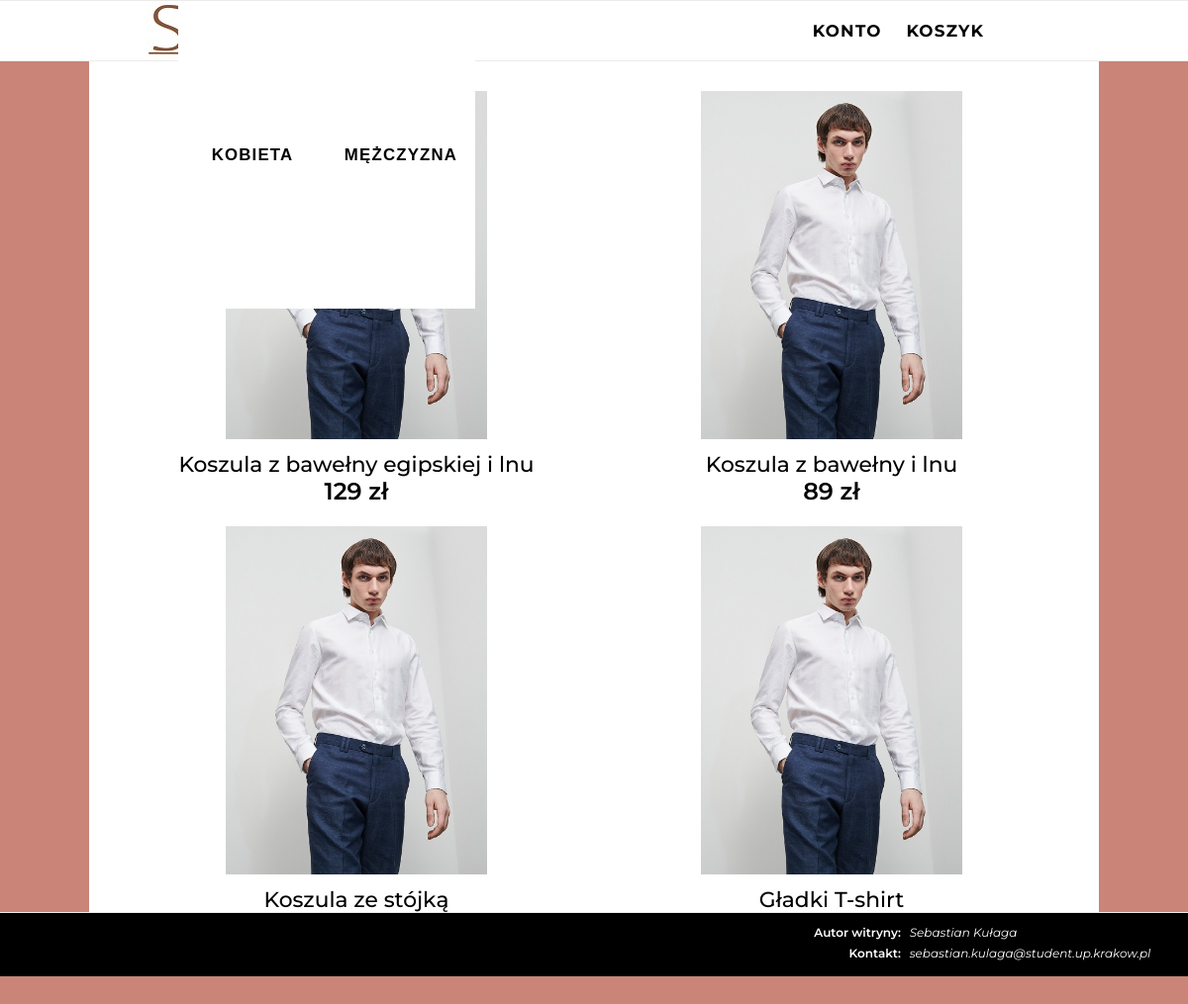
Page /usites/viewitems.php on the committed database.
### tables this page shows
CREATE TABLE `products` (
  `id` int(11) NOT NULL,
  `employee_id` int(11) DEFAULT NULL,
  `name` varchar(255) NOT NULL,
  `isWoman` tinyint(1) DEFAULT NULL,
  `image` varchar(255) NOT NULL,
  `descr` text NOT NULL,
  `cost` int(5) NOT NULL,
  `quantity` int(5) NOT NULL,
  `created_at` timestamp NOT NULL DEFAULT current_timestamp(),
  `updated_at` timestamp NOT NULL DEFAULT current_timestamp() ON UPDATE current_timestamp(),
  `type_id` int(11) DEFAULT NULL
);

### sitefiles/public_functions.php (called while the page is built, shortened)
<?php
function getItems($type,$isWoman){
	global $conn;
	$sql = 'SELECT products.*, product_type.product_type FROM products
			LEFT JOIN product_type ON products.type_id=product_type.id';
	if($type!=='all'){
		$sql.=' WHERE product_type.product_type="'.$type.'"';
		if($isWoman) $sql.=" AND isWoman=1";
		else $sql.=" AND isWoman=0";
	}
	else{
		if($isWoman) $sql.=" WHERE isWoman=1";
		else $sql.=" WHERE isWoman=0";
	}
	$result = mysqli_query($conn, $sql);
	$items = mysqli_fetch_all($result, MYSQLI_ASSOC);
	return $items;
}
?>

### usites/viewitems.php (the view, shortened to what this page needs)
<?php
	$path="../";
	require($path."config.php");
	require($path."sitefiles/public_functions.php");
	require($path."sitefiles/header.php");
	if (isset($_GET['category'])) $items = getItems($_GET['category'],$_GET['isWoman']);
	else $items= getItems('all',$_GET['isWoman']);
?>
<body>
<?php require($path."sitefiles/menu.php"); ?>
<div id="items_container">
<?php foreach ($items as $item): ?>
	<div class="item_div">
		<div class="item_image">
			<a href="viewoneitem.php?id=<?php echo $item['id']; ?>&isWoman=<?php echo $item['isWoman']; ?>">
				<img src="<?php echo $path.'img/images_min/'.$item['image']; ?>" class="item_image" alt="Brak zdjęcia. Zgłoś to administratorowi serwisu.">
			</a>
		</div>
		<a class="itemtexta" href="viewoneitem.php?id=<?php echo $item['id']; ?>&isWoman=<?php echo $_GET['isWoman'];?>">
			<div class="item_info">
				<h3><?php echo $item['name']; ?></h3>
				<h4><?php echo $item['cost']; ?> zł</h4>
			</div>
		</a>
	</div>
<?php endforeach ?>
</div>
</body>
</html>

### sitefiles/header.php (shortened to what this page needs)
<!DOCTYPE html>
<html lang="pl">
<head>
	<link rel="stylesheet" href="<?php echo $path;?>styles/style.css">
</head>

### sitefiles/menu.php (shortened to what this page needs)
<header>
    <a id="top_banner" href="<?php echo $path;?>index.php">
    </a>
    <div id="menu">
            <ul>
                <?php
                    $whopl=array('KOBIETA',
                                'MĘŻCZYZNA');
                    for($i=0;$i<count($whopl);$i++){
                                    echo '<li><button id="dropbtn'.$i.'">'.$whopl[$i].'</button></li>';
                    }
                    ?>
            </ul>
    </div>
    <div id="rightbar">
                <ul>
                    <?php
                        if(isset($_SESSION['user']))
                            echo '<li><a href="'.$path.'sitefiles/logout.php">WYLOGUJ</a></li>';
                        else
                            echo '<li><a href="'.$path.'usites/logreg.php">KONTO</a></li>';
                    ?>
                    <li><a href="<?php echo $path;?>usites/cart.php">KOSZYK</a></li>
                </ul>
    </div>
</header>

### styles/style.css (style rules this page uses)
* { margin: 0; padding: 0; }
html, body { height: 100%; }
body { font-family: Montserrat, sans-serif; background-color: #CA8478; }
header { height: 7.5%; width: 100%; border-top: #ECEBE8 0.1vw solid; border-bottom: #ECEBE8 0.1vw solid; background-color: white; }
#top_banner { height: 100%; width: 8vmax; float: left; margin-left: 2.5%; }
#menu { position: absolute; height: inherit; width: 25%; margin-left: 15%; }
#menu ul { height: 100%; width: 100%; list-style-type: none; }
#menu ul li { display: inline-block; height: 100%; width: 50%; }
#menu ul li button, #rightbar ul li a { cursor: pointer; display: flex; height: 100%; width: 100%; align-items: center; justify-content: center; color: black; letter-spacing: 0.1vw; border: none; background-color: white; outline: none; font-weight: bold; font-size: 1vw; }
@media screen and (min-width: 901px) and (max-width: 1250px) { #menu ul li button, #rightbar ul li a { font-size: 1.4vw; } }
#rightbar { height: 100%; width: 30%; float: right; margin-right: 2.5%; font-size: 1vw; }
#rightbar ul { height: 100%; width: 100%; list-style-type: none; }
#rightbar ul li { display: inline-block; height: 100%; margin-left: 3%; width: auto; margin-right: 3%; }
#rightbar ul li a { text-decoration: none; }
footer { border-top: #ECEBE8 solid 0.1vw; background-color: black; height: 5%; padding: 1% 0.25%; }
footer address { width: 30%; float: right; }
@media screen and (min-width: 901px) and (max-width: 1250px) { footer address { width: 37%; } }
footer address p { color: white; font-size: 0.7vw; }
@media screen and (min-width: 901px) and (max-width: 1250px) { footer address p { font-size: 1vw; margin-bottom: 0.5vw; } }
footer address span { font-style: normal; font-weight: 600; padding-left: 5%; display: inline-block; padding-right: 5%; text-align: right; width: 30%; }
@media screen and (min-width: 901px) and (max-width: 1250px) { footer address span { padding-right: 2%; } }
#items_container { background-color: white; width: auto; height: 100%; margin: 0 7.5%; padding: 2.5%; overflow-y: auto; }
#items_container .item_div { width: 33.33%; height: 50%; float: left; margin-bottom: 5%; overflow: hidden; }
@media screen and (min-width: 901px) and (max-width: 1250px) { #items_container .item_div { width: 50%; min-height: 55%; margin-bottom: 0; } }
#items_container .item_div .item_image { height: 80%; width: 100%; }
#items_container .item_div .item_image img { display: block; height: 100%; width: auto; margin-left: auto; margin-right: auto; object-fit: contain; object-position: center; }
#items_container .item_div .itemtexta { display: flex; font-size: 0.85vw; height: 20%; width: 100%; color: #7D7976; }
@media screen and (min-width: 901px) and (max-width: 1250px) { #items_container .item_div .itemtexta { margin-top: 2.5%; font-size: 1.55vw; } }
.item_info { width: 100%; text-align: center; }
.item_info h3 { font-weight: 500; }
#items_container .item_div h4 { color: black; font-size: 1.1vw; font-weight: 600; }
@media screen and (min-width: 901px) and (max-width: 1250px) { #items_container .item_div h4 { font-size: 2vw; } }
#items_container .item_div a:link, #items_container #oneitem_info2 a:link { color: black; text-decoration: none; }

### rows in the picture
products: name "Koszula z bawełny egipskiej i lnu", cost "129"
products: image (picture), name "Koszula z bawełny i lnu", cost "89"
products: image (picture), name "Koszula ze stójką"
products: image (picture), name "Gładki T-shirt"

### other values in the picture
$whopl[$i] "KOBIETA"
$whopl[$i] "MĘŻCZYZNA"
